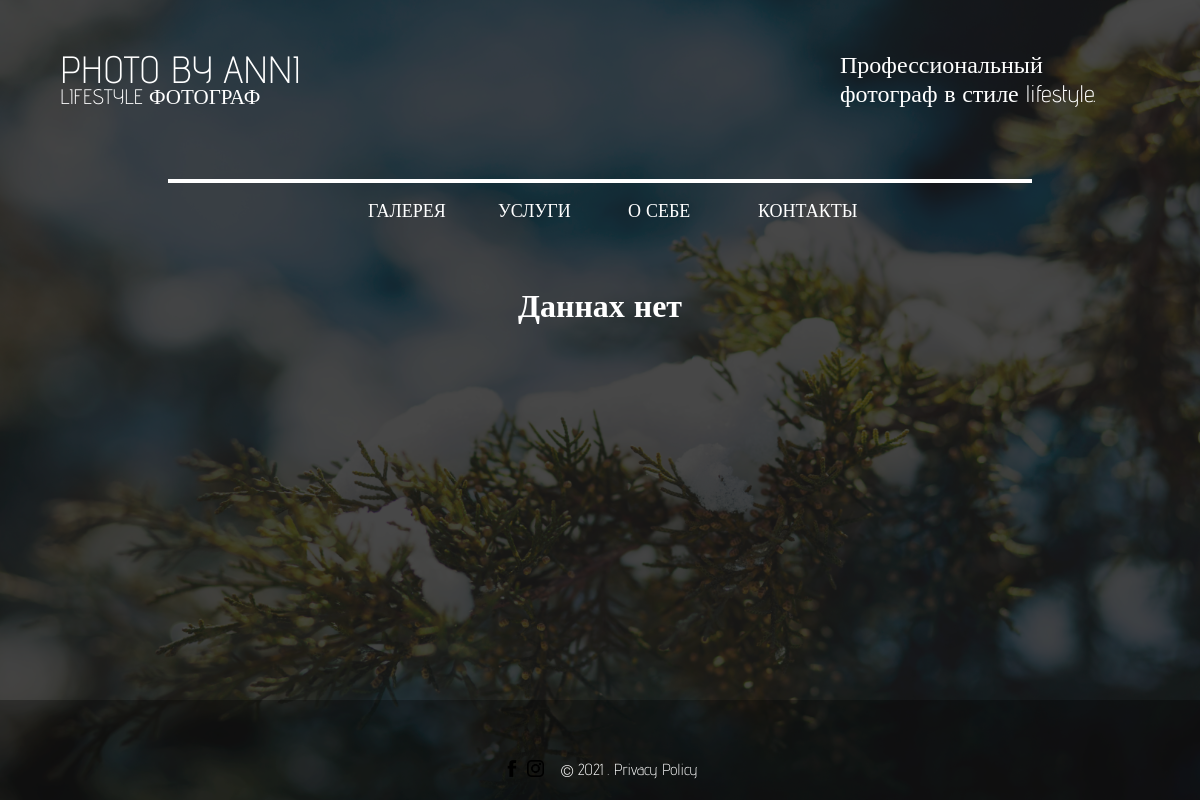
The app's page /, older data.
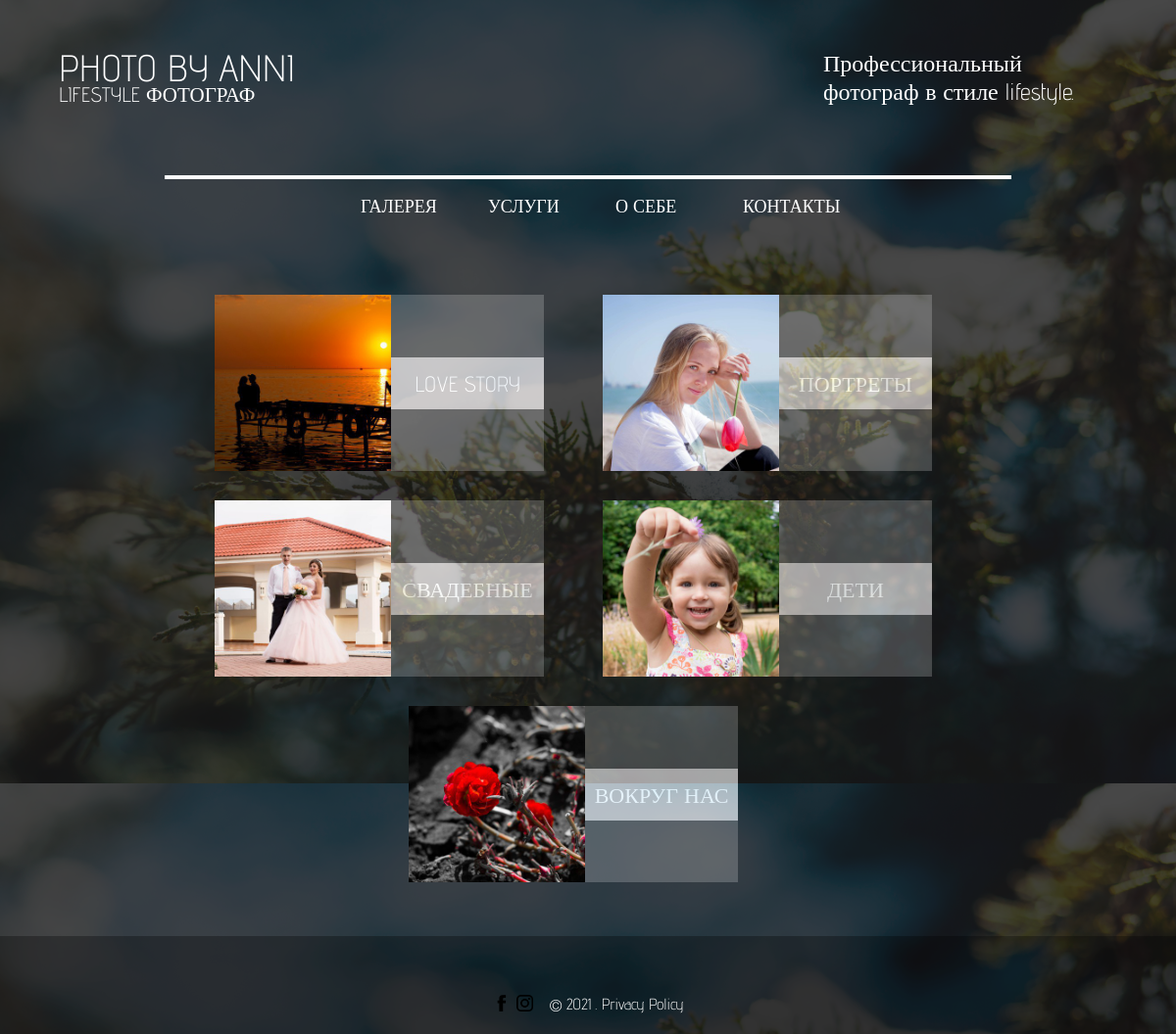
The same page, newer data.
### gallery/models.py (models this page shows, shortened)
class Albums(models.Model):
    title = models.CharField(verbose_name="Имя альбома", max_length=50)
    cover = models.ImageField(verbose_name="Обложка альбома", upload_to="cover/")
    class Meta:
        verbose_name = "Альбом"
        verbose_name_plural = "Альбомы"

### gallery/views.py (the view)
# urls.py: path("", views.AlbumsView.as_view(), name="gallery_page")
class AlbumsView(View):
    def get(self, request, *args, **kwargs):
        albums = Albums.objects.all()
        context = {
            "albums": albums,
        }
        return render(request, "gallery/gallery.html", context)

### templates/gallery/gallery.html (shortened to what this page needs)
{% extends "base/base.html" %}
{% load static %}
{% block main %}
<ul class='main__list'>
    {% if albums %}
        {% for album in albums %}
        <a href="#" class="link main__list-link">
            <li class='main__list-item'>
                <img src="{{ album.cover.url }}" alt="{{ album.title }}" class="main__list-item_img">
                <div class="main__descr-wrap">
                    <p class="main__list-descr">{{ album.title }}</p>
                </div>
            </li>
        </a>
        {% endfor %}
    {% else %}
    <h1>Даннах нет</h1>
    {% endif %}
</ul>
</div>
{% endblock main %}

### templates/base/base.html (shortened to what this page needs)
{% load static %}
<!DOCTYPE html>
<html lang="en">
    <head>
        <link rel="stylesheet" href="{% static 'gallery/css/footer.css' %}">
    </head>
    <body>
        <div class= "bg-image"></div>
        <div class="content">
            {% include "include/header.html" %}
            <main class="container main-container">
                {% block main %}
                {% endblock main %}
        {% include "include/footer.html" %}
    </body>
</html>

### templates/include/header.html
<header class="header container">
    <div class="header__container">
        <div class="logo__container">
            <a href="{% url 'gallery:gallery_page' %}" class="logo link">PHOTO BY ANNI
            <span class="logo__descr">LIFESTYLE ФОТОГРАФ</span></a>
        </div>
        <p class="header__description">Профессиональный фотограф <span>в стиле </span> lifestyle.</p>
    </div>
    {% include "include/sitebar.html" %}
</header>

### templates/include/sitebar.html
<ul class="header__list">
    <li class="header__list-item">
        <div class="kapec">
            <a class="header__list-link link" href="{% url 'gallery:gallery_page' %}">Галерея</a>
            <a class="header__list-link transparent link" href="{% url 'gallery:gallery_page' %}">Галерея</a>
        </div>
    </li>
    <li class="header__list-item">
        <div class="kapec">
            <a class="header__list-link link" href="{% url 'services:temp_page' %}">Услуги</a>
            <a class="header__list-link transparent link" href="{% url 'services:temp_page' %}">Услуги в разработке</a>
        </div>
    </li>
    <li class="header__list-item">
        <div class="kapec">
            <a class="header__list-link link" href="{% url 'about:about_page' %}">О себе</a>
            <a class="header__list-link transparent link" href="{% url 'about:about_page' %}">О себе</a>
        </div>
    </li>
    <li class="header__list-item">
        <div class="kapec">
            <a class="header__list-link link" href="{% url 'about:contacts_page' %}">Контакты</a>
            <a class="header__list-link transparent link" href="{% url 'about:contacts_page' %}">Контакты</a>
        </div>
    </li>
</ul>

### templates/include/footer.html (shortened to what this page needs)
<footer class="footer">
    <div class="footer__dark-line"></div>
    <div class="container footer__container">
        <ul class="footer__list">
            <li class="footer__list-item">
                <a class="footer__list-link link" href="https://www.facebook.com/anni.won.9">
                    <svg class="footer__icon">
                        <image href="{% static 'gallery/images/icons/FB.png' %} " style="width: 17px"></image>
                    </svg>
                </a>
            </li>
            <li class="footer__list-item">
                <a class="footer__list-link link" href="https://www.instagram.com/annie_sunnyphoto/">
                    <svg class="footer__icon">
                        <image href="{% static 'gallery/images/icons/Instagram.png' %}" style="width: 17px"></image>
                    </svg>
                </a>
            </li>
        </ul>
        <p class="footer__descr">©  2021 . <a class="link" href="#">Privacy Policy</a></p>
    </div>
</footer>

Row changes from the older to the newer data that the page shows:
added Albums: cover (picture), title "LOVE STORY"
added Albums: cover (picture), title "ПОРТРЕТЫ"
added Albums: cover (picture), title "СВАДЕБНЫЕ"
added Albums: cover (picture), title "ДЕТИ"
added Albums: cover (picture), title "ВОКРУГ НАС"
Text that changed along with them:
text no longer shown: "Даннах нет"
